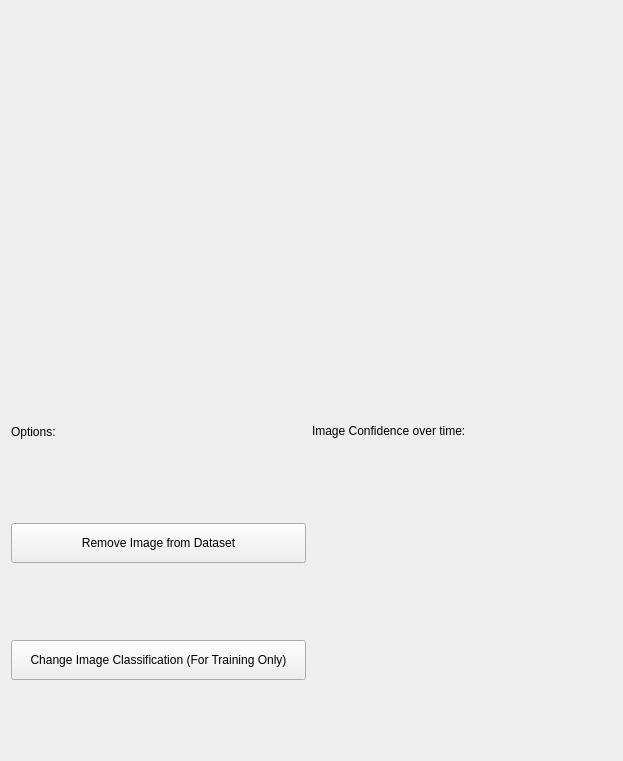
<?xml version="1.0" encoding="UTF-8"?>
<ui version="4.0">
 <class>Form</class>
 <widget class="QWidget" name="Form">
  <property name="geometry">
   <rect>
    <x>0</x>
    <y>0</y>
    <width>623</width>
    <height>761</height>
   </rect>
  </property>
  <property name="windowTitle">
   <string>Form</string>
  </property>
  <layout class="QVBoxLayout" name="verticalLayout_2">
   <item>
    <layout class="QVBoxLayout" name="verticalLayout">
     <item>
      <widget class="QLabel" name="Image">
       <property name="minimumSize">
        <size>
         <width>400</width>
         <height>400</height>
        </size>
       </property>
       <property name="text">
        <string/>
       </property>
      </widget>
     </item>
     <item>
      <layout class="QHBoxLayout" name="horizontalLayout">
       <item>
        <layout class="QVBoxLayout" name="verticalLayout_4">
         <item>
          <widget class="QLabel" name="label_2">
           <property name="minimumSize">
            <size>
             <width>50</width>
             <height>30</height>
            </size>
           </property>
           <property name="maximumSize">
            <size>
             <width>50</width>
             <height>30</height>
            </size>
           </property>
           <property name="text">
            <string>Options:</string>
           </property>
          </widget>
         </item>
         <item>
          <spacer name="verticalSpacer_2">
           <property name="orientation">
            <enum>Qt::Vertical</enum>
           </property>
           <property name="sizeHint" stdset="0">
            <size>
             <width>20</width>
             <height>40</height>
            </size>
           </property>
          </spacer>
         </item>
         <item>
          <widget class="QPushButton" name="remove_image_button">
           <property name="minimumSize">
            <size>
             <width>0</width>
             <height>40</height>
            </size>
           </property>
           <property name="text">
            <string>Remove Image from Dataset</string>
           </property>
          </widget>
         </item>
         <item>
          <spacer name="verticalSpacer_3">
           <property name="orientation">
            <enum>Qt::Vertical</enum>
           </property>
           <property name="sizeHint" stdset="0">
            <size>
             <width>20</width>
             <height>40</height>
            </size>
           </property>
          </spacer>
         </item>
         <item>
          <widget class="QPushButton" name="change_image_classification">
           <property name="minimumSize">
            <size>
             <width>40</width>
             <height>40</height>
            </size>
           </property>
           <property name="text">
            <string>Change Image Classification (For Training Only)</string>
           </property>
          </widget>
         </item>
         <item>
          <spacer name="verticalSpacer">
           <property name="orientation">
            <enum>Qt::Vertical</enum>
           </property>
           <property name="sizeHint" stdset="0">
            <size>
             <width>20</width>
             <height>40</height>
            </size>
           </property>
          </spacer>
         </item>
        </layout>
       </item>
       <item>
        <layout class="QVBoxLayout" name="verticalLayout_3">
         <item>
          <widget class="QLabel" name="label">
           <property name="text">
            <string>Image Confidence over time:</string>
           </property>
          </widget>
         </item>
         <item>
          <widget class="QWidget" name="widget" native="true">
           <property name="minimumSize">
            <size>
             <width>300</width>
             <height>300</height>
            </size>
           </property>
          </widget>
         </item>
        </layout>
       </item>
      </layout>
     </item>
    </layout>
   </item>
  </layout>
 </widget>
 <resources/>
 <connections/>
</ui>
